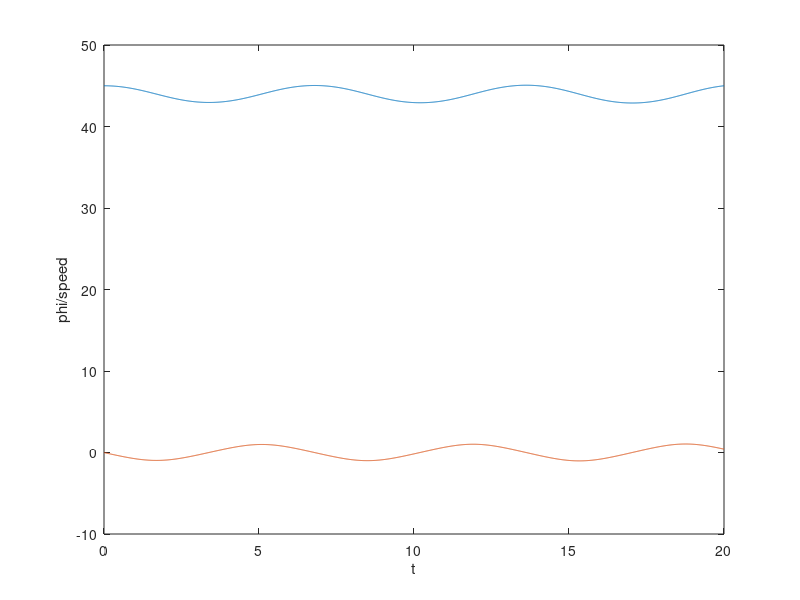

This chart was generated by the following MATLAB code:
x1_beginning = 45;
x1alt = x1_beginning;
x2alt = 0;
x1neu = 0;
x2neu = 0;

l = 10;
g = 9.80665;
tend = 20;
tstep = 0.01;

vec_x1neu = [];
vec_x2neu = [];
vec_t = 0:tstep:tend;

for t = 0:tstep:tend
    x1neu = x1alt + tstep*x2alt;
    x2neu = x2alt + tstep*(-g/l*sin(x1alt));
    vec_x1neu = [vec_x1neu, x1neu];
    vec_x2neu = [vec_x2neu, x2neu];
    x1alt = x1neu;
    x2alt = x2neu;
end

plot(vec_t, vec_x1neu, vec_t, vec_x2neu)
xlabel('t');
ylabel('phi/speed');